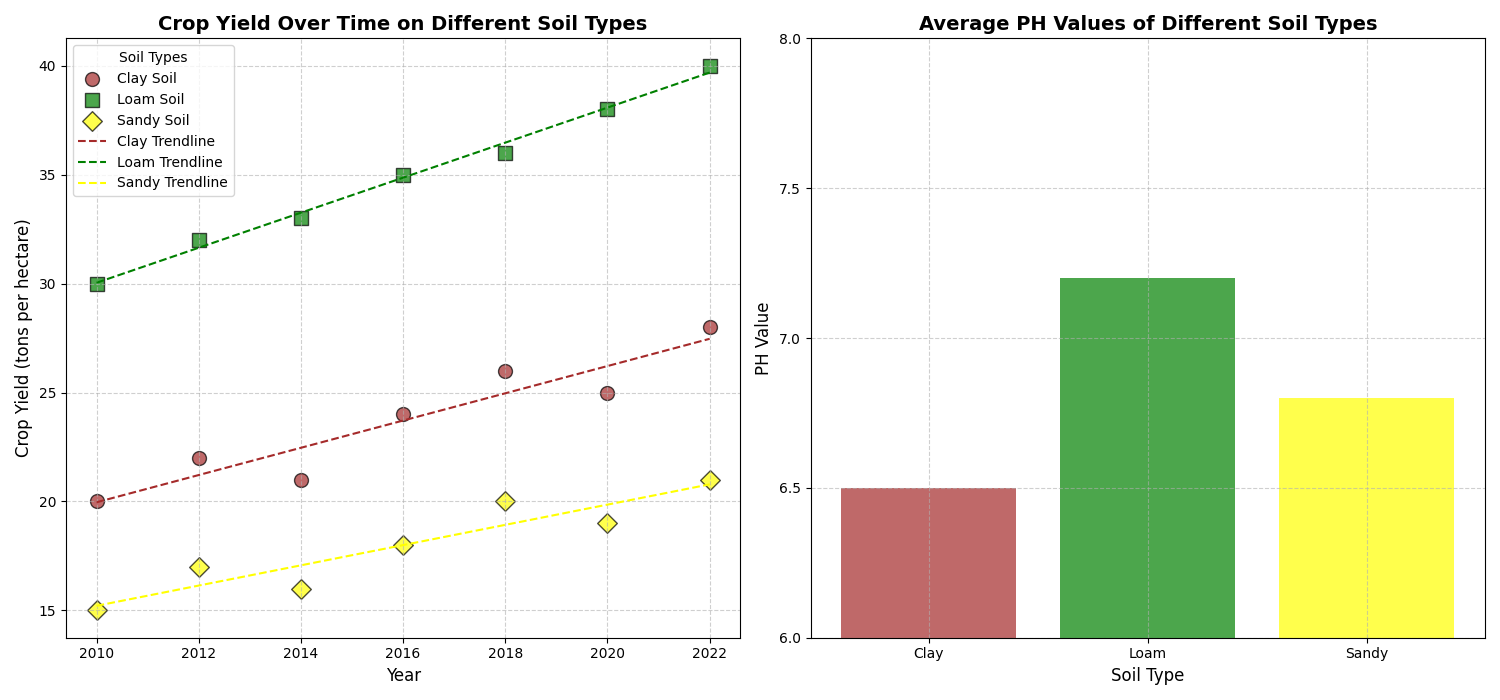

The Python source for this figure:
import numpy as np
import matplotlib.pyplot as plt

# Backstory:
# Research on the correlation between different types of soil and crop yields in a farming community.
# Study includes data collected for three types of soil - Clay, Loam, and Sandy - over multiple years.

# Data representation
years = np.array([2010, 2012, 2014, 2016, 2018, 2020, 2022])
clay_yield = np.array([20, 22, 21, 24, 26, 25, 28])
loam_yield = np.array([30, 32, 33, 35, 36, 38, 40])
sandy_yield = np.array([15, 17, 16, 18, 20, 19, 21])

# Secondary Data for subplot: Soil PH Values
soil_types = ['Clay', 'Loam', 'Sandy']
average_ph = [6.5, 7.2, 6.8]

# Create a 1x2 subplot layout
fig, axs = plt.subplots(1, 2, figsize=(15, 7))

# First subplot: Crop Yield vs Years Scatter Plot
axs[0].scatter(years, clay_yield, color='brown', label='Clay Soil', s=100, alpha=0.7, edgecolors='k', marker='o')
axs[0].scatter(years, loam_yield, color='green', label='Loam Soil', s=100, alpha=0.7, edgecolors='k', marker='s')
axs[0].scatter(years, sandy_yield, color='yellow', label='Sandy Soil', s=100, alpha=0.7, edgecolors='k', marker='D')

# Add trendlines for each soil type
clay_coefs = np.polyfit(years, clay_yield, 1)
loam_coefs = np.polyfit(years, loam_yield, 1)
sandy_coefs = np.polyfit(years, sandy_yield, 1)

axs[0].plot(years, np.poly1d(clay_coefs)(years), color='brown', linestyle='--', label='Clay Trendline')
axs[0].plot(years, np.poly1d(loam_coefs)(years), color='green', linestyle='--', label='Loam Trendline')
axs[0].plot(years, np.poly1d(sandy_coefs)(years), color='yellow', linestyle='--', label='Sandy Trendline')

# Add plot details to the first subplot
axs[0].set_title('Crop Yield Over Time on Different Soil Types', fontsize=14, fontweight='bold')
axs[0].set_xlabel('Year', fontsize=12)
axs[0].set_ylabel('Crop Yield (tons per hectare)', fontsize=12)
axs[0].grid(True, linestyle='--', alpha=0.6)
axs[0].legend(title='Soil Types', fontsize=10, loc='upper left')

# Second subplot: Soil PH Values Bar Plot
axs[1].bar(soil_types, average_ph, color=['brown', 'green', 'yellow'], alpha=0.7)
axs[1].set_title('Average PH Values of Different Soil Types', fontsize=14, fontweight='bold')
axs[1].set_xlabel('Soil Type', fontsize=12)
axs[1].set_ylabel('PH Value', fontsize=12)
axs[1].set_ylim(6, 8)
axs[1].grid(True, linestyle='--', alpha=0.6)
axs[1].set_yticks(np.arange(6, 8.5, 0.5))

# Adjust layout to prevent overlap
plt.tight_layout()

# Display the plot
plt.show()
